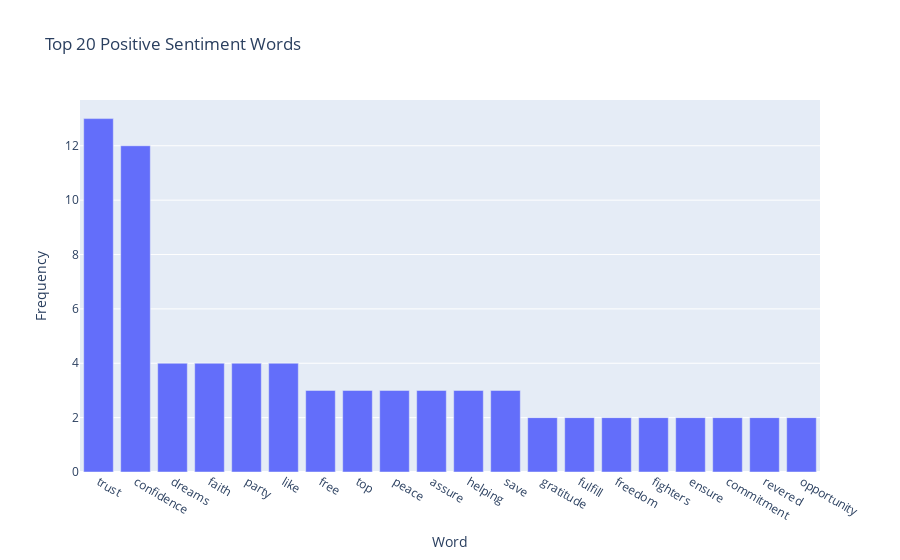
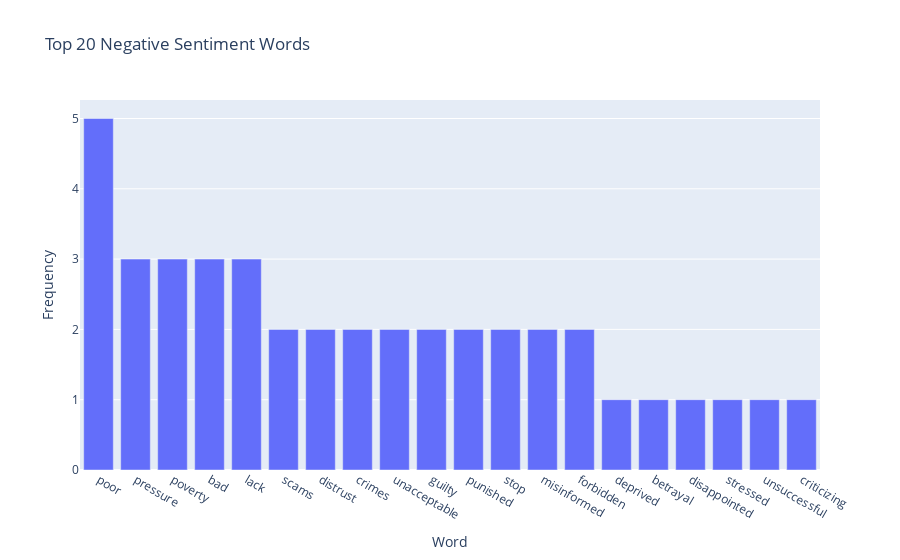
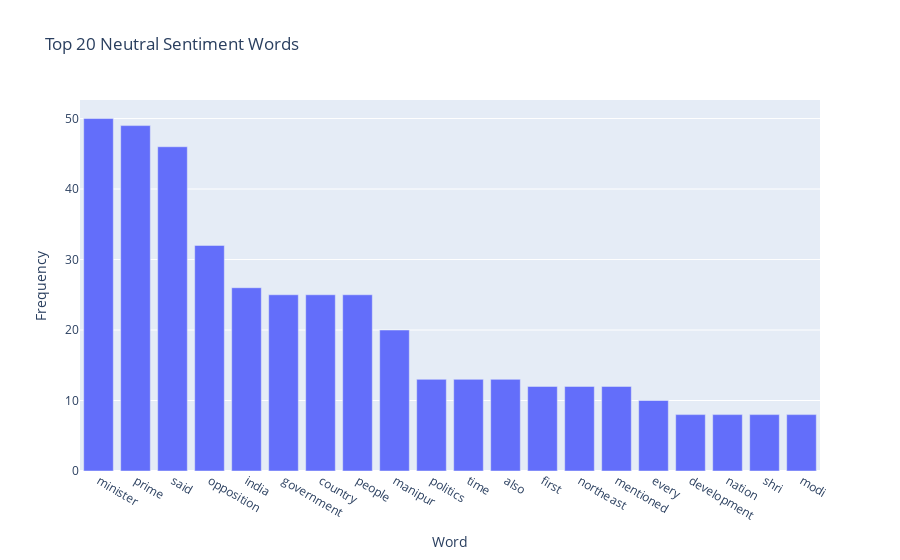

Notebook code cell kept with these figures, in order:
### Code cell
fig_positive = px.bar(df_positive, x='Word', y='Frequency', title="Top 20 Positive Sentiment Words")
fig_negative = px.bar(df_negative, x='Word', y='Frequency', title="Top 20 Negative Sentiment Words")
fig_neutral = px.bar(df_neutral, x='Word', y='Frequency', title="Top 20 Neutral Sentiment Words")

fig_positive.show()
fig_negative.show()
fig_neutral.show()

### Figure 1 — Plotly figure (JSON) as saved in the notebook; plotly's stock layout.template omitted (floating-point values rounded to 4 significant figures)
{"data": [{"alignmentgroup": "True", "hovertemplate": "Word=%{x}<br>Frequency=%{y}<extra></extra>", "legendgroup": "", "marker": {"color": "#636efa", "pattern": {"shape": ""}}, "name": "", "offsetgroup": "", "orientation": "v", "showlegend": false, "textposition": "auto", "type": "bar", "x": ["trust", "confidence", "dreams", "faith", "party", "like", "free", "top", "peace", "assure", "helping", "save", "gratitude", "fulfill", "freedom", "fighters", "ensure", "commitment", "revered", "opportunity"], "xaxis": "x", "y": [13, 12, 4, 4, 4, 4, 3, 3, 3, 3, 3, 3, 2, 2, 2, 2, 2, 2, 2, 2], "yaxis": "y"}], "layout": {"autosize": true, "barmode": "relative", "legend": {"tracegroupgap": 0}, "title": {"text": "Top 20 Positive Sentiment Words"}, "xaxis": {"anchor": "y", "autorange": true, "domain": [0, 1], "range": [-0.5, 19.5], "title": {"text": "Word"}, "type": "category"}, "yaxis": {"anchor": "x", "autorange": true, "domain": [0, 1], "range": [0, 13.68], "title": {"text": "Frequency"}, "type": "linear"}}}

### Figure 2 — Plotly figure (JSON) as saved in the notebook; plotly's stock layout.template omitted (floating-point values rounded to 4 significant figures)
{"data": [{"alignmentgroup": "True", "hovertemplate": "Word=%{x}<br>Frequency=%{y}<extra></extra>", "legendgroup": "", "marker": {"color": "#636efa", "pattern": {"shape": ""}}, "name": "", "offsetgroup": "", "orientation": "v", "showlegend": false, "textposition": "auto", "type": "bar", "x": ["poor", "pressure", "poverty", "bad", "lack", "scams", "distrust", "crimes", "unacceptable", "guilty", "punished", "stop", "misinformed", "forbidden", "deprived", "betrayal", "disappointed", "stressed", "unsuccessful", "criticizing"], "xaxis": "x", "y": [5, 3, 3, 3, 3, 2, 2, 2, 2, 2, 2, 2, 2, 2, 1, 1, 1, 1, 1, 1], "yaxis": "y"}], "layout": {"autosize": true, "barmode": "relative", "legend": {"tracegroupgap": 0}, "title": {"text": "Top 20 Negative Sentiment Words"}, "xaxis": {"anchor": "y", "autorange": true, "domain": [0, 1], "range": [-0.5, 19.5], "title": {"text": "Word"}, "type": "category"}, "yaxis": {"anchor": "x", "autorange": true, "domain": [0, 1], "range": [0, 5.263], "title": {"text": "Frequency"}, "type": "linear"}}}

### Figure 3 — Plotly figure (JSON) as saved in the notebook; plotly's stock layout.template omitted (floating-point values rounded to 4 significant figures)
{"data": [{"alignmentgroup": "True", "hovertemplate": "Word=%{x}<br>Frequency=%{y}<extra></extra>", "legendgroup": "", "marker": {"color": "#636efa", "pattern": {"shape": ""}}, "name": "", "offsetgroup": "", "orientation": "v", "showlegend": false, "textposition": "auto", "type": "bar", "x": ["minister", "prime", "said", "opposition", "india", "government", "country", "people", "manipur", "politics", "time", "also", "first", "northeast", "mentioned", "every", "development", "nation", "shri", "modi"], "xaxis": "x", "y": [50, 49, 46, 32, 26, 25, 25, 25, 20, 13, 13, 13, 12, 12, 12, 10, 8, 8, 8, 8], "yaxis": "y"}], "layout": {"autosize": true, "barmode": "relative", "legend": {"tracegroupgap": 0}, "title": {"text": "Top 20 Neutral Sentiment Words"}, "xaxis": {"anchor": "y", "autorange": true, "domain": [0, 1], "range": [-0.5, 19.5], "title": {"text": "Word"}, "type": "category"}, "yaxis": {"anchor": "x", "autorange": true, "domain": [0, 1], "range": [0, 52.63], "title": {"text": "Frequency"}, "type": "linear"}}}
